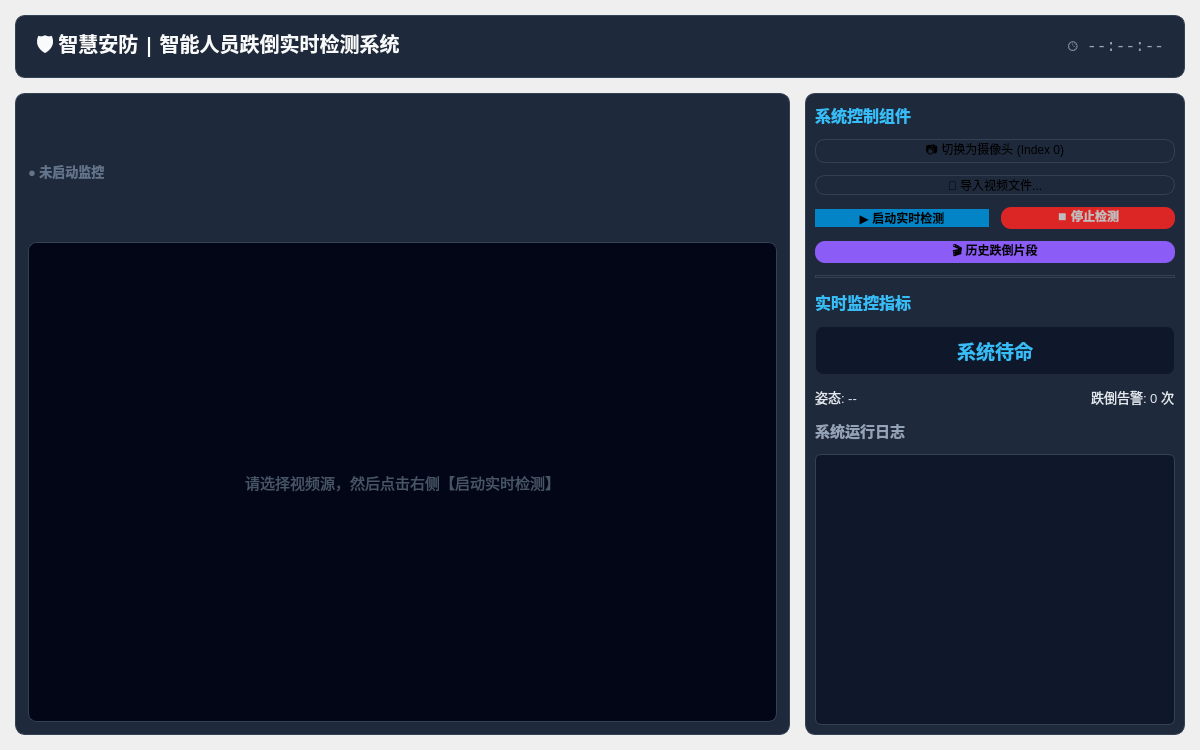
<?xml version="1.0" encoding="UTF-8"?>
<ui version="4.0">
 <class>MainWindow</class>
 <widget class="QMainWindow" name="MainWindow">
  <property name="geometry">
   <rect>
    <x>0</x>
    <y>0</y>
    <width>1200</width>
    <height>750</height>
   </rect>
  </property>
  <property name="windowTitle">
   <string>AI Vision Guardian - 智能人员跌倒实时监测系统</string>
  </property>
  <widget class="QWidget" name="centralwidget">
   <layout class="QVBoxLayout" name="verticalLayout_main">
    <property name="spacing">
     <number>15</number>
    </property>
    <property name="leftMargin">
     <number>15</number>
    </property>
    <property name="topMargin">
     <number>15</number>
    </property>
    <property name="rightMargin">
     <number>15</number>
    </property>
    <property name="bottomMargin">
     <number>15</number>
    </property>
    <item>
     <widget class="QFrame" name="header_frame">
      <property name="styleSheet">
       <string notr="true">background-color: #1E293B; border: 1px solid #334155; border-radius: 10px;</string>
      </property>
      <layout class="QHBoxLayout" name="horizontalLayout_header">
       <property name="leftMargin">
        <number>20</number>
       </property>
       <property name="topMargin">
        <number>12</number>
       </property>
       <property name="rightMargin">
        <number>20</number>
       </property>
       <property name="bottomMargin">
        <number>12</number>
       </property>
       <item>
        <widget class="QLabel" name="title_label">
         <property name="font">
          <font>
           <family>Microsoft YaHei</family>
           <pointsize>15</pointsize>
           <bold>true</bold>
          </font>
         </property>
         <property name="styleSheet">
          <string notr="true">color: #F8FAFC; border: none;</string>
         </property>
         <property name="text">
          <string>🛡️ 智慧安防 | 智能人员跌倒实时检测系统</string>
         </property>
        </widget>
       </item>
       <item>
        <spacer name="horizontalSpacer_header">
         <property name="orientation">
          <enum>Qt::Horizontal</enum>
         </property>
         <property name="sizeHint" stdset="0">
          <size>
           <width>40</width>
           <height>20</height>
          </size>
         </property>
        </spacer>
       </item>
       <item>
        <widget class="QLabel" name="lbl_clock">
         <property name="font">
          <font>
           <family>Consolas</family>
           <pointsize>12</pointsize>
          </font>
         </property>
         <property name="styleSheet">
          <string notr="true">color: #94A3B8; border: none;</string>
         </property>
         <property name="text">
          <string>🕒 --:--:--</string>
         </property>
        </widget>
       </item>
      </layout>
     </widget>
    </item>
    <item>
     <layout class="QHBoxLayout" name="horizontalLayout_content">
      <property name="spacing">
       <number>15</number>
      </property>
      <item>
       <widget class="QFrame" name="video_card">
        <property name="styleSheet">
         <string notr="true">background-color: #1E293B; border: 1px solid #334155; border-radius: 10px;</string>
        </property>
        <layout class="QVBoxLayout" name="verticalLayout_video">
         <property name="leftMargin">
          <number>12</number>
         </property>
         <property name="topMargin">
          <number>12</number>
         </property>
         <property name="rightMargin">
          <number>12</number>
         </property>
         <property name="bottomMargin">
          <number>12</number>
         </property>
         <item>
          <layout class="QHBoxLayout" name="horizontalLayout_vheader">
           <item>
            <widget class="QLabel" name="lbl_live_badge">
             <property name="font">
              <font>
               <weight>75</weight>
               <bold>true</bold>
              </font>
             </property>
             <property name="styleSheet">
              <string notr="true">color: #64748B; font-size: 13px; border: none;</string>
             </property>
             <property name="text">
              <string>● 未启动监控</string>
             </property>
            </widget>
           </item>
           <item>
            <spacer name="horizontalSpacer_vheader">
             <property name="orientation">
              <enum>Qt::Horizontal</enum>
             </property>
             <property name="sizeHint" stdset="0">
              <size>
               <width>40</width>
               <height>20</height>
              </size>
             </property>
            </spacer>
           </item>
          </layout>
         </item>
         <item>
          <widget class="QLabel" name="video_label">
           <property name="minimumSize">
            <size>
             <width>720</width>
             <height>480</height>
            </size>
           </property>
           <property name="styleSheet">
            <string notr="true">background-color: #020617; border-radius: 8px; color: #475569; font-size: 15px;</string>
           </property>
           <property name="alignment">
            <set>Qt::AlignCenter</set>
           </property>
           <property name="text">
            <string>请选择视频源，然后点击右侧【启动实时检测】</string>
           </property>
          </widget>
         </item>
        </layout>
       </widget>
      </item>
      <item>
       <widget class="QFrame" name="right_card">
        <property name="maximumSize">
         <size>
          <width>380</width>
          <height>16777215</height>
         </size>
        </property>
        <property name="styleSheet">
         <string notr="true">background-color: #1E293B; border: 1px solid #334155; border-radius: 10px;</string>
        </property>
        <layout class="QVBoxLayout" name="verticalLayout_right">
         <property name="spacing">
          <number>12</number>
         </property>
         <item>
          <widget class="QLabel" name="ctrl_title">
           <property name="font">
            <font>
             <family>Microsoft YaHei</family>
             <pointsize>12</pointsize>
             <bold>true</bold>
            </font>
           </property>
           <property name="styleSheet">
            <string notr="true">color: #38BDF8; border: none;</string>
           </property>
           <property name="text">
            <string>系统控制组件</string>
           </property>
          </widget>
         </item>
         <item>
          <widget class="QPushButton" name="btn_camera">
           <property name="text">
            <string>📷 切换为摄像头 (Index 0)</string>
           </property>
          </widget>
         </item>
         <item>
          <widget class="QPushButton" name="btn_file">
           <property name="text">
            <string>📁 导入视频文件...</string>
           </property>
          </widget>
         </item>
         <item>
          <layout class="QHBoxLayout" name="horizontalLayout_btn_group">
           <item>
            <widget class="QPushButton" name="btn_start">
             <property name="styleSheet">
              <string notr="true">background-color: #0284C7; border: none; font-weight: bold;</string>
             </property>
             <property name="text">
              <string>▶ 启动实时检测</string>
             </property>
            </widget>
           </item>
           <item>
            <widget class="QPushButton" name="btn_stop">
             <property name="enabled">
              <bool>false</bool>
             </property>
             <property name="styleSheet">
              <string notr="true">background-color: #DC2626; border: none; font-weight: bold;</string>
             </property>
             <property name="text">
              <string>⏹ 停止检测</string>
             </property>
            </widget>
           </item>
          </layout>
         </item>
         <item>
          <widget class="QPushButton" name="btn_history">
           <property name="styleSheet">
            <string notr="true">background-color: #8B5CF6; border: none; font-weight: bold;</string>
           </property>
           <property name="text">
            <string>🎬 历史跌倒片段</string>
           </property>
          </widget>
         </item>
         <item>
          <widget class="Line" name="line">
           <property name="orientation">
            <enum>Qt::Horizontal</enum>
           </property>
          </widget>
         </item>
         <item>
          <widget class="QLabel" name="stat_title">
           <property name="font">
            <font>
             <family>Microsoft YaHei</family>
             <pointsize>12</pointsize>
             <bold>true</bold>
            </font>
           </property>
           <property name="styleSheet">
            <string notr="true">color: #38BDF8; border: none;</string>
           </property>
           <property name="text">
            <string>实时监控指标</string>
           </property>
          </widget>
         </item>
         <item>
          <widget class="QFrame" name="alarm_card">
           <property name="styleSheet">
            <string notr="true">background-color: #0F172A; border: 1px solid #1E293B; border-radius: 8px;</string>
           </property>
           <layout class="QVBoxLayout" name="verticalLayout_alarm">
            <item>
             <widget class="QLabel" name="lbl_alarm_status">
              <property name="font">
               <font>
                <family>Microsoft YaHei</family>
                <pointsize>14</pointsize>
                <bold>true</bold>
               </font>
              </property>
              <property name="styleSheet">
               <string notr="true">color: #38BDF8; border: none;</string>
              </property>
              <property name="alignment">
               <set>Qt::AlignCenter</set>
              </property>
              <property name="text">
               <string>系统待命</string>
              </property>
             </widget>
            </item>
           </layout>
          </widget>
         </item>
         <item>
          <layout class="QHBoxLayout" name="horizontalLayout_subdata">
           <item>
            <widget class="QLabel" name="lbl_posture">
             <property name="styleSheet">
              <string notr="true">font-size: 13px; color: #E2E8F0; border: none;</string>
             </property>
             <property name="text">
              <string>姿态: --</string>
             </property>
            </widget>
           </item>
           <item>
            <spacer name="horizontalSpacer_subdata">
             <property name="orientation">
              <enum>Qt::Horizontal</enum>
             </property>
             <property name="sizeHint" stdset="0">
              <size>
               <width>40</width>
               <height>20</height>
              </size>
             </property>
            </spacer>
           </item>
           <item>
            <widget class="QLabel" name="lbl_fall_count">
             <property name="styleSheet">
              <string notr="true">font-size: 13px; color: #E2E8F0; border: none;</string>
             </property>
             <property name="text">
              <string>跌倒告警: 0 次</string>
             </property>
            </widget>
           </item>
          </layout>
         </item>
         <item>
          <widget class="QLabel" name="log_title">
           <property name="font">
            <font>
             <family>Microsoft YaHei</family>
             <pointsize>11</pointsize>
             <bold>true</bold>
            </font>
           </property>
           <property name="styleSheet">
            <string notr="true">color: #94A3B8; border: none;</string>
           </property>
           <property name="text">
            <string>系统运行日志</string>
           </property>
          </widget>
         </item>
         <item>
          <widget class="QListWidget" name="log_list">
           <property name="styleSheet">
            <string notr="true">background-color: #0F172A; border: 1px solid #334155; border-radius: 6px; color: #94A3B8; font-size: 12px;</string>
           </property>
          </widget>
         </item>
        </layout>
       </widget>
      </item>
     </layout>
    </item>
   </layout>
  </widget>
 </widget>
 <resources/>
 <connections/>
</ui>
